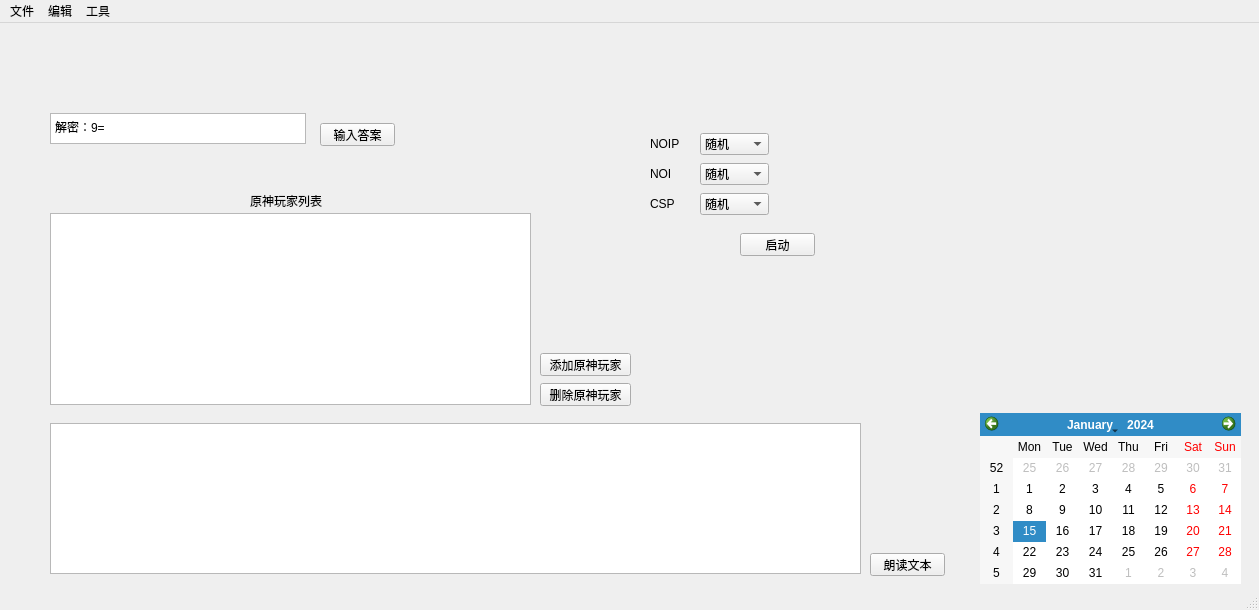
<?xml version="1.0" encoding="UTF-8"?>
<ui version="4.0">
 <class>MainWindow</class>
 <widget class="QMainWindow" name="MainWindow">
  <property name="geometry">
   <rect>
    <x>0</x>
    <y>0</y>
    <width>1259</width>
    <height>610</height>
   </rect>
  </property>
  <property name="windowTitle">
   <string>MainWindow</string>
  </property>
  <widget class="QWidget" name="centralwidget">
   <widget class="QTextEdit" name="textEdit">
    <property name="geometry">
     <rect>
      <x>50</x>
      <y>400</y>
      <width>811</width>
      <height>151</height>
     </rect>
    </property>
   </widget>
   <widget class="QCalendarWidget" name="calendarWidget">
    <property name="geometry">
     <rect>
      <x>980</x>
      <y>390</y>
      <width>261</width>
      <height>171</height>
     </rect>
    </property>
   </widget>
   <widget class="QTextBrowser" name="textBrowser">
    <property name="geometry">
     <rect>
      <x>50</x>
      <y>90</y>
      <width>256</width>
      <height>31</height>
     </rect>
    </property>
    <property name="html">
     <string>&lt;!DOCTYPE HTML PUBLIC &quot;-//W3C//DTD HTML 4.0//EN&quot; &quot;http://www.w3.org/TR/REC-html40/strict.dtd&quot;&gt;
&lt;html&gt;&lt;head&gt;&lt;meta name=&quot;qrichtext&quot; content=&quot;1&quot; /&gt;&lt;meta charset=&quot;utf-8&quot; /&gt;&lt;style type=&quot;text/css&quot;&gt;
p, li { white-space: pre-wrap; }
hr { height: 1px; border-width: 0; }
li.unchecked::marker { content: &quot;\2610&quot;; }
li.checked::marker { content: &quot;\2612&quot;; }
&lt;/style&gt;&lt;/head&gt;&lt;body style=&quot; font-family:'Microsoft YaHei UI'; font-size:9pt; font-weight:400; font-style:normal;&quot;&gt;
&lt;p style=&quot; margin-top:0px; margin-bottom:0px; margin-left:0px; margin-right:0px; -qt-block-indent:0; text-indent:0px;&quot;&gt;解密：9=&lt;/p&gt;&lt;/body&gt;&lt;/html&gt;</string>
    </property>
   </widget>
   <widget class="QPushButton" name="pushButton">
    <property name="geometry">
     <rect>
      <x>320</x>
      <y>100</y>
      <width>75</width>
      <height>23</height>
     </rect>
    </property>
    <property name="text">
     <string>输入答案</string>
    </property>
   </widget>
   <widget class="QListView" name="listView">
    <property name="geometry">
     <rect>
      <x>50</x>
      <y>190</y>
      <width>481</width>
      <height>192</height>
     </rect>
    </property>
   </widget>
   <widget class="QLabel" name="label">
    <property name="geometry">
     <rect>
      <x>250</x>
      <y>170</y>
      <width>91</width>
      <height>16</height>
     </rect>
    </property>
    <property name="text">
     <string>原神玩家列表</string>
    </property>
   </widget>
   <widget class="QPushButton" name="pushButton_2">
    <property name="geometry">
     <rect>
      <x>540</x>
      <y>330</y>
      <width>91</width>
      <height>23</height>
     </rect>
    </property>
    <property name="text">
     <string>添加原神玩家</string>
    </property>
   </widget>
   <widget class="QPushButton" name="pushButton_3">
    <property name="geometry">
     <rect>
      <x>540</x>
      <y>360</y>
      <width>91</width>
      <height>23</height>
     </rect>
    </property>
    <property name="text">
     <string>删除原神玩家</string>
    </property>
   </widget>
   <widget class="QComboBox" name="comboBox">
    <property name="geometry">
     <rect>
      <x>700</x>
      <y>110</y>
      <width>69</width>
      <height>22</height>
     </rect>
    </property>
    <item>
     <property name="text">
      <string>随机</string>
     </property>
    </item>
    <item>
     <property name="text">
      <string>苏师傅</string>
     </property>
    </item>
    <item>
     <property name="text">
      <string>酥师傅</string>
     </property>
    </item>
    <item>
     <property name="text">
      <string>颜黎</string>
     </property>
    </item>
   </widget>
   <widget class="QLabel" name="label_2">
    <property name="geometry">
     <rect>
      <x>650</x>
      <y>110</y>
      <width>51</width>
      <height>21</height>
     </rect>
    </property>
    <property name="text">
     <string>NOIP</string>
    </property>
   </widget>
   <widget class="QComboBox" name="comboBox_2">
    <property name="geometry">
     <rect>
      <x>700</x>
      <y>140</y>
      <width>69</width>
      <height>22</height>
     </rect>
    </property>
    <item>
     <property name="text">
      <string>随机</string>
     </property>
    </item>
    <item>
     <property name="text">
      <string>苏师傅</string>
     </property>
    </item>
    <item>
     <property name="text">
      <string>酥师傅</string>
     </property>
    </item>
    <item>
     <property name="text">
      <string>颜黎</string>
     </property>
    </item>
   </widget>
   <widget class="QComboBox" name="comboBox_3">
    <property name="geometry">
     <rect>
      <x>700</x>
      <y>170</y>
      <width>69</width>
      <height>22</height>
     </rect>
    </property>
    <item>
     <property name="text">
      <string>随机</string>
     </property>
    </item>
    <item>
     <property name="text">
      <string>苏师傅</string>
     </property>
    </item>
    <item>
     <property name="text">
      <string>酥师傅</string>
     </property>
    </item>
    <item>
     <property name="text">
      <string>颜黎</string>
     </property>
    </item>
   </widget>
   <widget class="QLabel" name="label_3">
    <property name="geometry">
     <rect>
      <x>650</x>
      <y>140</y>
      <width>61</width>
      <height>21</height>
     </rect>
    </property>
    <property name="text">
     <string>NOI</string>
    </property>
   </widget>
   <widget class="QLabel" name="label_4">
    <property name="geometry">
     <rect>
      <x>650</x>
      <y>170</y>
      <width>51</width>
      <height>21</height>
     </rect>
    </property>
    <property name="text">
     <string>CSP</string>
    </property>
   </widget>
   <widget class="QPushButton" name="pushButton_4">
    <property name="geometry">
     <rect>
      <x>740</x>
      <y>210</y>
      <width>75</width>
      <height>23</height>
     </rect>
    </property>
    <property name="text">
     <string>启动</string>
    </property>
   </widget>
   <widget class="mediaplayer" name="widget" native="true">
    <property name="geometry">
     <rect>
      <x>840</x>
      <y>280</y>
      <width>401</width>
      <height>81</height>
     </rect>
    </property>
   </widget>
   <widget class="browser" name="widget_2" native="true">
    <property name="geometry">
     <rect>
      <x>840</x>
      <y>20</y>
      <width>401</width>
      <height>231</height>
     </rect>
    </property>
   </widget>
   <widget class="QPushButton" name="pushButton_5">
    <property name="geometry">
     <rect>
      <x>870</x>
      <y>530</y>
      <width>75</width>
      <height>23</height>
     </rect>
    </property>
    <property name="text">
     <string>朗读文本</string>
    </property>
   </widget>
  </widget>
  <widget class="QMenuBar" name="menubar">
   <property name="geometry">
    <rect>
     <x>0</x>
     <y>0</y>
     <width>1259</width>
     <height>21</height>
    </rect>
   </property>
   <widget class="QMenu" name="menu">
    <property name="title">
     <string>文件</string>
    </property>
    <addaction name="actionNew"/>
    <addaction name="actionOpen"/>
    <addaction name="actionSave"/>
    <addaction name="actionQuit"/>
   </widget>
   <widget class="QMenu" name="menu_2">
    <property name="title">
     <string>工具</string>
    </property>
    <addaction name="action"/>
    <addaction name="actiontiger"/>
    <addaction name="actionbrowser"/>
   </widget>
   <widget class="QMenu" name="menu_3">
    <property name="title">
     <string>编辑</string>
    </property>
    <addaction name="actionUndo"/>
    <addaction name="actionRedo"/>
    <addaction name="actionCopy"/>
    <addaction name="actionPaste"/>
    <addaction name="actionCut"/>
   </widget>
   <addaction name="menu"/>
   <addaction name="menu_3"/>
   <addaction name="menu_2"/>
  </widget>
  <widget class="QStatusBar" name="statusbar"/>
  <action name="actionNew">
   <property name="text">
    <string>新建</string>
   </property>
  </action>
  <action name="actionOpen">
   <property name="text">
    <string>打开</string>
   </property>
  </action>
  <action name="actionSave">
   <property name="text">
    <string>保存</string>
   </property>
  </action>
  <action name="actionQuit">
   <property name="text">
    <string>退出</string>
   </property>
  </action>
  <action name="actionPrint">
   <property name="text">
    <string>打印</string>
   </property>
  </action>
  <action name="actionUndo">
   <property name="text">
    <string>撤销</string>
   </property>
  </action>
  <action name="actionRedo">
   <property name="text">
    <string>重做</string>
   </property>
  </action>
  <action name="actionCopy">
   <property name="text">
    <string>复制</string>
   </property>
  </action>
  <action name="actionPaste">
   <property name="text">
    <string>粘贴</string>
   </property>
  </action>
  <action name="actionCut">
   <property name="text">
    <string>剪切</string>
   </property>
  </action>
  <action name="action">
   <property name="text">
    <string>俄罗斯</string>
   </property>
  </action>
  <action name="actiontiger">
   <property name="text">
    <string>老虎</string>
   </property>
  </action>
  <action name="actionbrowser">
   <property name="text">
    <string>浏览器</string>
   </property>
  </action>
 </widget>
 <customwidgets>
  <customwidget>
   <class>mediaplayer</class>
   <extends>QWidget</extends>
   <header location="global">mediaplayer.h</header>
   <container>1</container>
  </customwidget>
  <customwidget>
   <class>browser</class>
   <extends>QWidget</extends>
   <header location="global">browser.h</header>
   <container>1</container>
  </customwidget>
 </customwidgets>
 <resources/>
 <connections/>
</ui>
